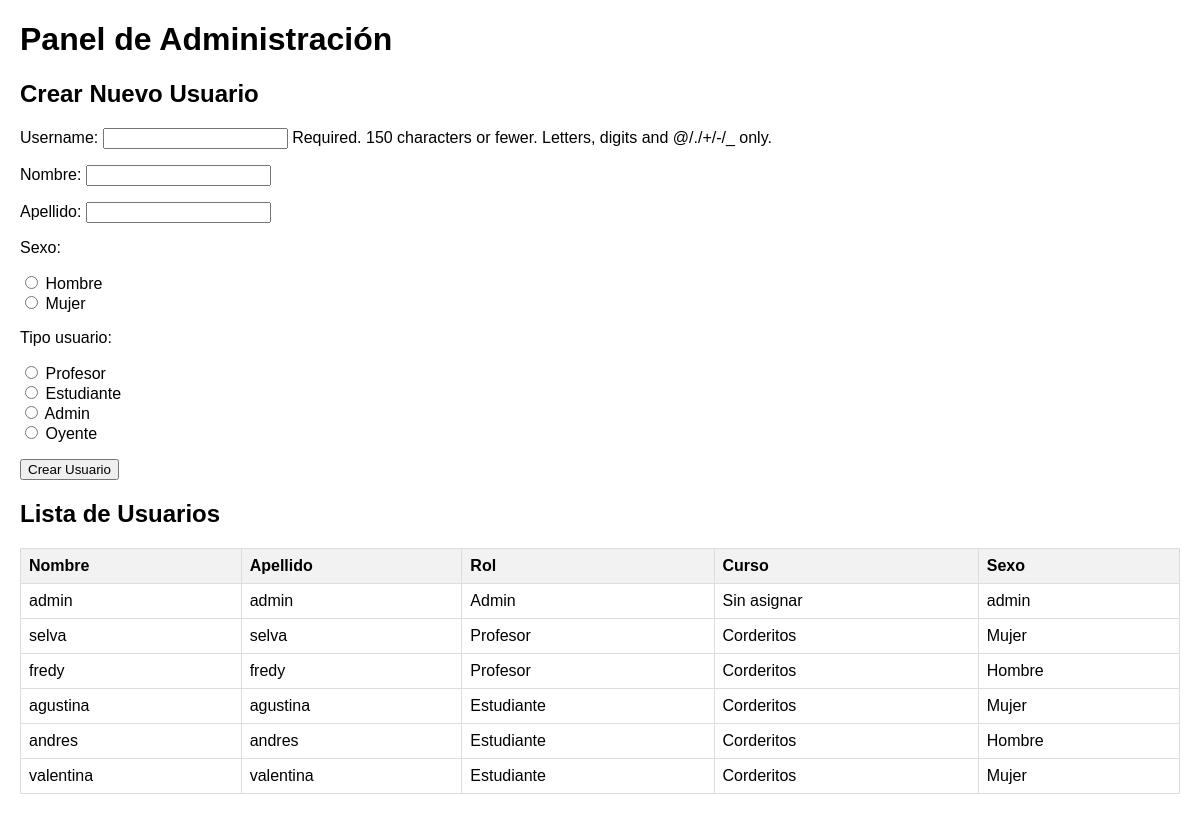
The page /admin_panel (signed in) on the database as committed earlier.
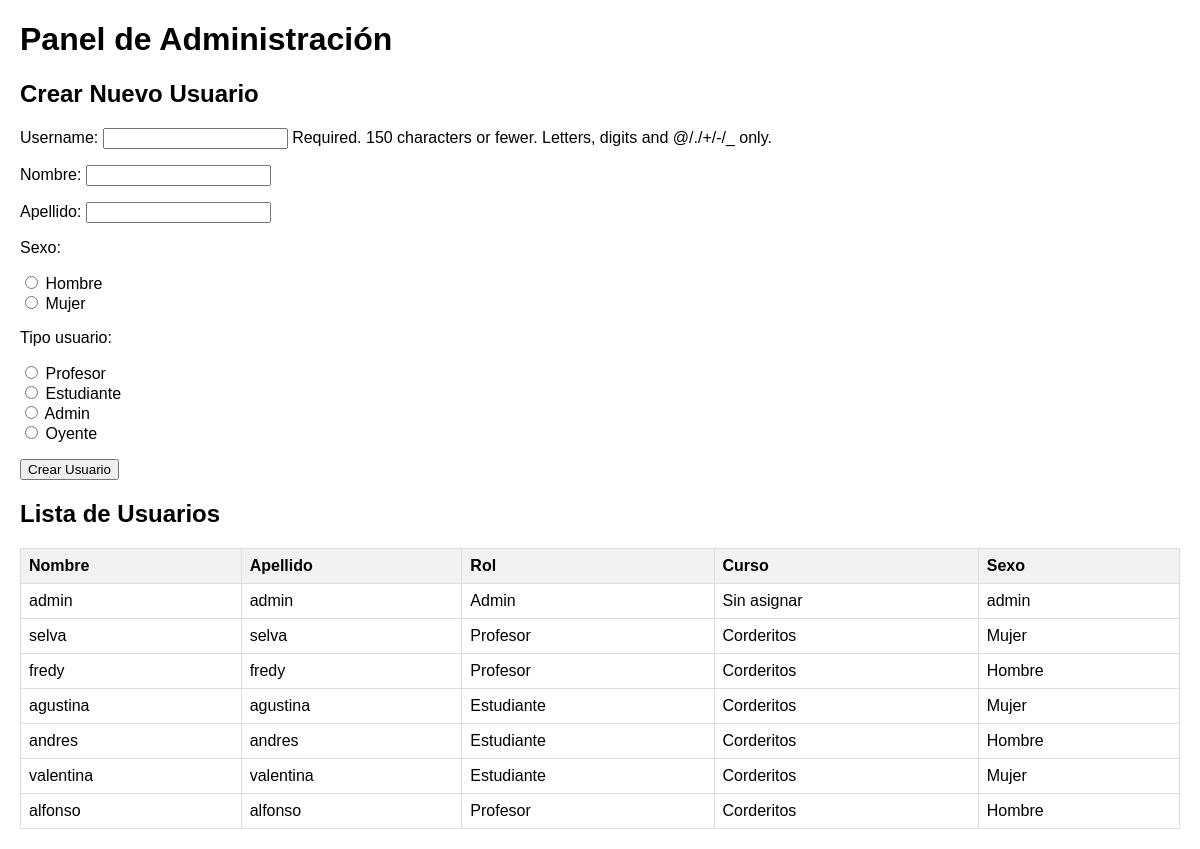
The same page on the database as committed later.
### asistencia/models.py (models this page shows, shortened)
class CustomUser(AbstractUser):
    TIPO_USUARIO_CHOICES = [
        ('profesor', 'Profesor'),
        ('estudiante', 'Estudiante'),
        ('admin', 'Admin'),
        ('oyente', 'Oyente'),
    ]
    nombre = models.CharField(max_length=100)
    apellido = models.CharField(max_length=100)
    sexo = models.CharField(max_length=100)
    tipo_usuario = models.CharField(max_length=10, choices=TIPO_USUARIO_CHOICES, default='estudiante')
    curso = models.ForeignKey(Curso, on_delete=models.SET_NULL, null=True, blank=True, related_name='usuarios')

class Curso(models.Model):
    nombre = models.CharField(max_length=100, unique=True)
    def __str__(self):
        return self.nombre

### asistencia/views.py (the view)
# urls.py: path('admin_panel', login_required(views.admin_panel), name='admin_panel'),  # Nueva URL para el panel de admin
@login_required
@user_passes_test(es_admin, login_url='/acceso')  # Solo usuarios admin pueden acceder
def admin_panel(request):
    if request.method == 'POST':
        form = CustomUserCreationForm(request.POST)
        if form.is_valid():
            form.save()
            return redirect('admin_panel')  # Redirige al panel de admin después de crear el usuario
    else:
        form = CustomUserCreationForm()
    usuarios = CustomUser.objects.all()
    context = {
        'form': form,
        'usuarios': usuarios,
    }
    return render(request, 'admin_panel.html', context)

### asistencia/views.py (called while the page is built)
def es_admin(user):
    return user.tipo_usuario == 'admin'

### asistencia/templates/admin_panel.html (shortened to what this page needs)
<!DOCTYPE html>
<html lang="es">
<head>
</head>
<body>
    <h1>Panel de Administración</h1>
    <h2>Crear Nuevo Usuario</h2>
    <form method="post" id="userForm">
        {{ form.as_p }}
        <button type="submit">Crear Usuario</button>
    </form>
    <h2>Lista de Usuarios</h2>
    <table>
        <thead>
            <tr>
                <th>Nombre</th>
                <th>Apellido</th>
                <th>Rol</th>
                <th>Curso</th>
                <th>Sexo</th>
            </tr>
        </thead>
        <tbody>
            {% for usuario in usuarios %}
                <tr>
                    <td>{{ usuario.nombre }}</td>
                    <td>{{ usuario.apellido }}</td>
                    <td>{{ usuario.get_tipo_usuario_display }}</td>
                    <td>
                        {% if usuario.curso %}
                            {{ usuario.curso.nombre }}
                        {% else %}
                            Sin asignar
                        {% endif %}
                    </td>
                    <td>{{ usuario.sexo }}</td>
                </tr>
            {% endfor %}
        </tbody>
    </table>
</body>
</html>

Rows that differ between the two databases and show on the page:
added CustomUser: nombre "alfonso", apellido "alfonso", tipo_usuario "Profesor", curso.nombre "Corderitos", sexo "Hombre"
